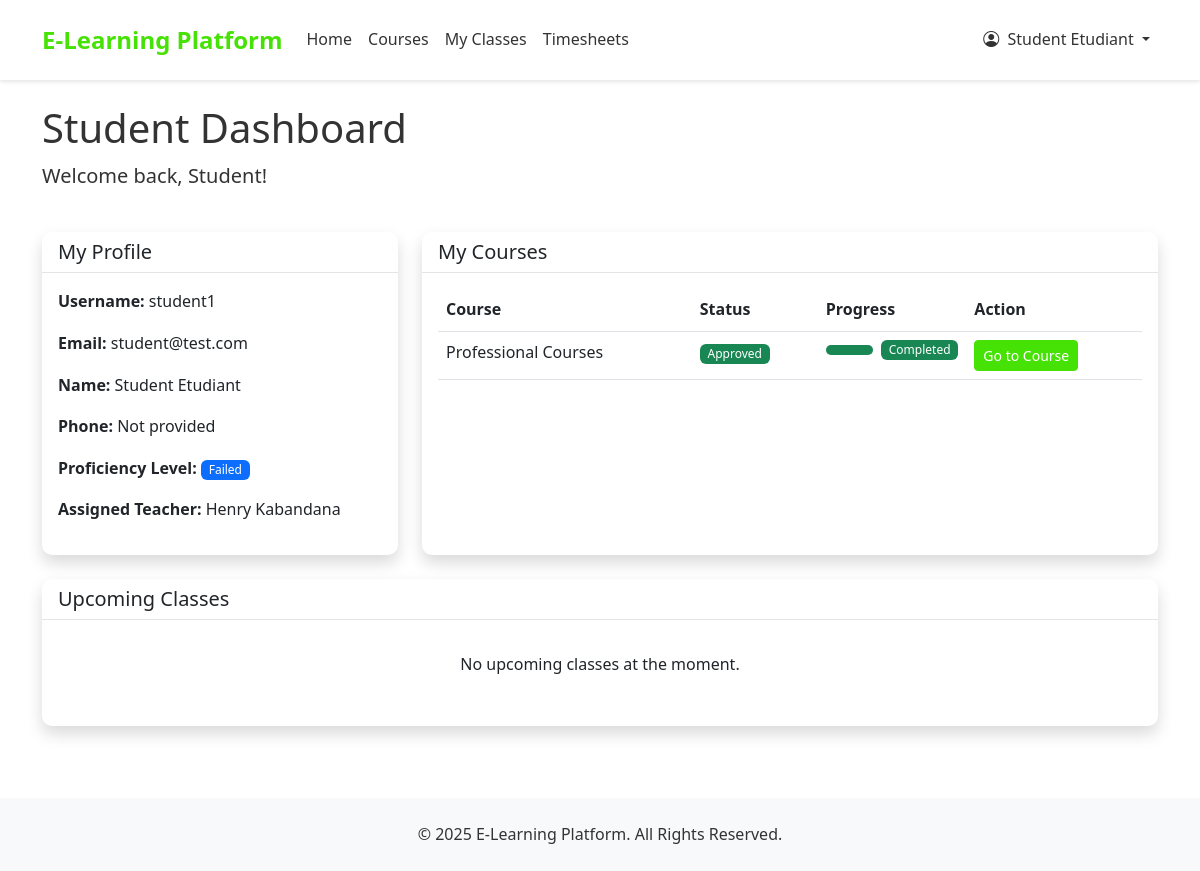
Page /accounts/dashboard/student/ (signed in) on the earlier database version.
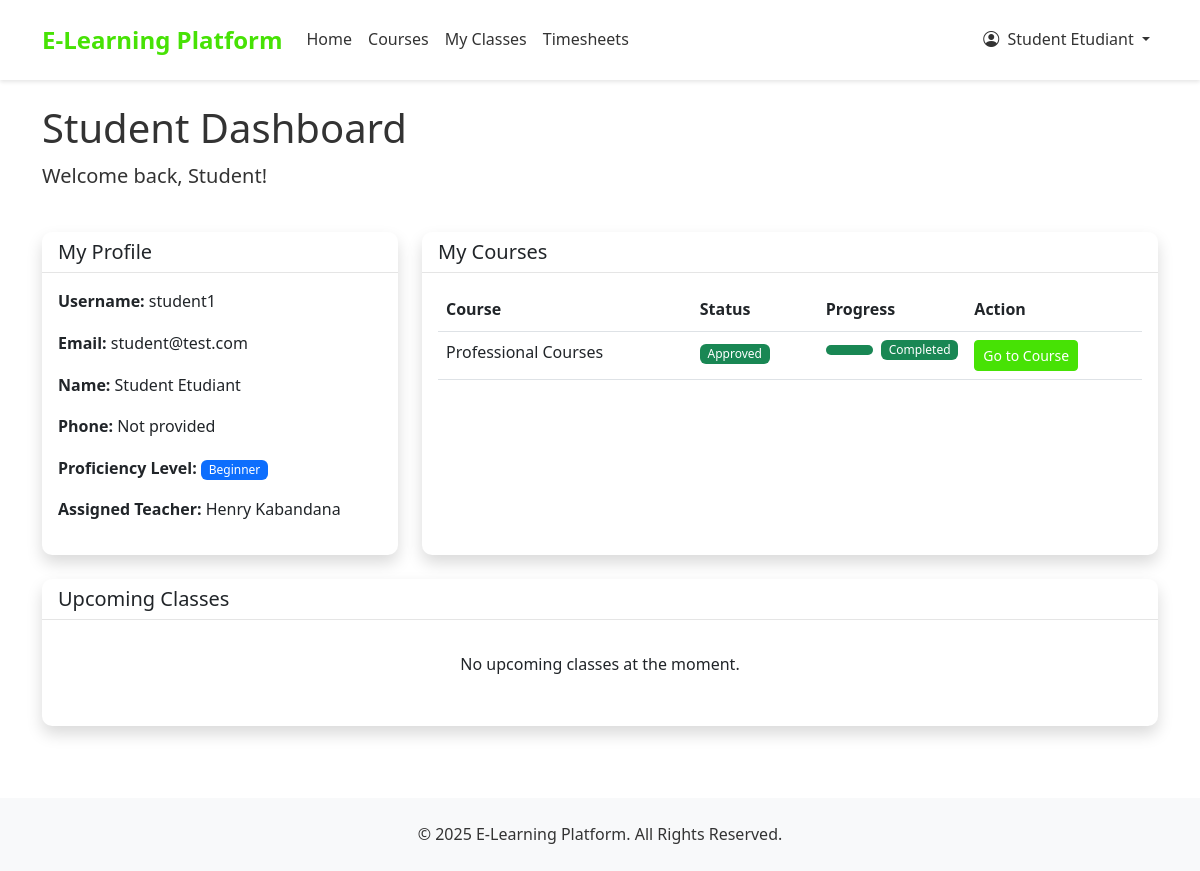
Same page on the later database version.
### accounts/models.py (models this page shows, shortened)
class StudentProfile(models.Model):
    PROFICIENCY_LEVELS = (
        ('beginner', 'Beginner'),
        ('intermediate', 'Intermediate'),
        ('advanced', 'Advanced'),
    )
    user = models.OneToOneField(User, on_delete=models.CASCADE, related_name='student_profile')
    proficiency_level = models.CharField(max_length=15, choices=PROFICIENCY_LEVELS, blank=True, null=True)
    assigned_teacher = models.ForeignKey(
        User,
        on_delete=models.SET_NULL,
        null=True,
        blank=True,
        related_name='assigned_students',
        limit_choices_to={'user_type': 'teacher'}
    )

class User(AbstractUser):
    USER_TYPE_CHOICES = (
        ('student', 'Student'),
        ('teacher', 'Teacher'),
        ('admin', 'Admin'),
    )
    user_type = models.CharField(max_length=10, choices=USER_TYPE_CHOICES, default='student')
    phone_number = models.CharField(max_length=15, blank=True, null=True)
    is_active = models.BooleanField(default=True)
    created_at = models.DateTimeField(auto_now_add=True)
    updated_at = models.DateTimeField(auto_now=True)
    is_organization = models.BooleanField(default=False)
    company_name = models.CharField(max_length=255, blank=True, null=True)
    contact_person = models.CharField(max_length=255, blank=True, null=True)
    number_of_trainees = models.PositiveIntegerField(default=0)
    start_date = models.DateField(blank=True, null=True)
    end_date = models.DateField(blank=True, null=True)
    def is_teacher(self):
        return self.user_type == 'teacher'
    def is_student(self):
        return self.user_type == 'student'

### accounts/views.py (the view)
# urls.py: path('dashboard/student/', views.student_dashboard, name='student_dashboard'),
@login_required
def student_dashboard(request):
    if not request.user.is_student():
        messages.error(request, "You don't have permission to access this page.")
        return redirect('home')
    student_profile = StudentProfile.objects.get(user=request.user)
    payment_proofs = PaymentProof.objects.filter(user=request.user)
    for payment in payment_proofs:
        if payment.status == 'approved':
            try:
                progress = CourseProgress.objects.filter(
                    user=request.user,
                    course=payment.course
                ).first()
                payment.progress = progress
            except:
                payment.progress = None
    return render(request, 'accounts/student_dashboard.html', {
        'student_profile': student_profile,
        'payment_proofs': payment_proofs
    })

### templates/accounts/student_dashboard.html (shortened to what the changed rows need)
{% extends 'base.html' %}
{% block content %}
<div class="row mb-4">
    <div class="col-12">
        <h1>Student Dashboard</h1>
    </div>
</div>
<div class="row">
    <div class="col-md-4 mb-4">
        <div class="card shadow h-100">
            <div class="card-body">
                <p><strong>Username:</strong> {{ request.user.username }}</p>
                <p><strong>Email:</strong> {{ request.user.email }}</p>
                <p><strong>Name:</strong> {{ request.user.get_full_name|default:"Not provided" }}</p>
                <p><strong>Phone:</strong> {{ request.user.phone_number|default:"Not provided" }}</p>
                {% if student_profile.proficiency_level %}
                    <p><strong>Proficiency Level:</strong>
                        <span class="badge bg-primary">{{ student_profile.proficiency_level|title }}</span>
                    </p>
                {% else %}
                    <p><strong>Proficiency Level:</strong>
                        <span class="badge bg-secondary">Not determined yet</span>
                    </p>
                {% endif %}
                {% if student_profile.assigned_teacher %}
                    <p><strong>Assigned Teacher:</strong> {{ student_profile.assigned_teacher.get_full_name }}</p>
                {% else %}
                    <p><strong>Assigned Teacher:</strong> Not assigned yet</p>
                {% endif %}
            </div>
        </div>
    </div>
    <div class="col-md-8 mb-4">
        <div class="card shadow h-100">
<div class="card-body">
    {% if payment_proofs %}
        <table class="table">
            <thead>
                <tr>
                    <th>Course</th>
                    <th>Status</th>
                    <th>Progress</th>
                    <th>Action</th>
                </tr>
            </thead>
        </table>
    {% else %}
        <div class="text-center py-4">
            <p>You haven't enrolled in any courses yet.</p>
            <a href="{% url 'course_list' %}" class="btn btn-primary">Browse Courses</a>
        </div>
    {% endif %}
</div>
        </div>
    </div>
</div>
{% endblock %}

Differences in the rows shown:
changed StudentProfile "Henry Kabandana": proficiency_level "Failed" → "Beginner"
